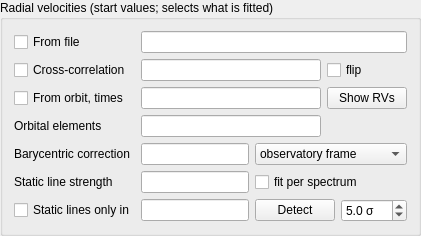
               <widget class="QGroupBox" name="grpRV">
                <property name="title">
                 <string>Radial velocities (start values; selects what is fitted)</string>
                </property>
                <layout class="QGridLayout" name="grdRV">
                 <item row="0" column="0">
                  <widget class="QCheckBox" name="checkBox_2">
                   <property name="toolTip">
                    <string>Start RVs from a file (one line per spectrum: RV_A RV_B). The optimisation fits individual RVs.</string>
                   </property>
                   <property name="text">
                    <string>From file</string>
                   </property>
                  </widget>
                 </item>
                 <item row="0" column="1" colspan="3">
                  <widget class="QLineEdit" name="lineEdit_2">
                   <property name="text">
                    <string/>
                   </property>
                  </widget>
                 </item>
                 <item row="1" column="0">
                  <widget class="QCheckBox" name="checkBox">
                   <property name="toolTip">
                    <string>Start RVs from cross-correlation files &lt;name&gt;&lt;index&gt;.txt. The optimisation fits individual RVs.</string>
                   </property>
                   <property name="text">
                    <string>Cross-correlation</string>
                   </property>
                  </widget>
                 </item>
                 <item row="1" column="1" colspan="2">
                  <widget class="QLineEdit" name="lineEdit">
                   <property name="text">
                    <string/>
                   </property>
                  </widget>
                 </item>
                 <item row="1" column="3">
                  <widget class="QCheckBox" name="checkBox_13">
                   <property name="text">
                    <string>flip</string>
                   </property>
                  </widget>
                 </item>
                 <item row="2" column="0">
                  <widget class="QCheckBox" name="checkBox_16">
                   <property name="toolTip">
                    <string>RVs from the orbital elements file (below) and the observation times. The optimisation fits orbital elements.</string>
                   </property>
                   <property name="text">
                    <string>From orbit, times</string>
                   </property>
                  </widget>
                 </item>
                 <item row="2" column="1" colspan="2">
                  <widget class="QLineEdit" name="lineEdit_18"/>
                 </item>
                 <item row="2" column="3">
                  <widget class="QPushButton" name="pushButton_15">
                   <property name="toolTip">
                    <string>Compute and list the RVs from the orbital elements file and the times.</string>
                   </property>
                   <property name="text">
                    <string>Show RVs</string>
                   </property>
                  </widget>
                 </item>
                 <item row="3" column="0">
                  <widget class="QLabel" name="lbl_orbit">
                   <property name="text">
                    <string>Orbital elements</string>
                   </property>
                  </widget>
                 </item>
                 <item row="3" column="1" colspan="2">
                  <widget class="QLineEdit" name="lineEdit_orbit">
                   <property name="toolTip">
                    <string>File with the seven orbital elements (P, e, K_A, K_B, gamma, T_peri, omega in rad), one per line, in the work folder. Start values of the orbit mode; the orbit optimisation writes its best elements back to it. Used by the Editor and the orbit fit (Tools) as well.</string>
                   </property>
                  </widget>
                 </item>
                 <item row="4" column="0">
                  <widget class="QLabel" name="lbl_bc">
                   <property name="text">
                    <string>Barycentric correction</string>
                   </property>
                  </widget>
                 </item>
                 <item row="4" column="1">
                  <widget class="QLineEdit" name="lineEdit_bc">
                   <property name="toolTip">
                    <string>File with the barycentric correction BC [km/s] per spectrum (last number of each line, e.g. &lt;prefix&gt;barycorr.txt of Tools -&gt; Barycentric correction); empty: none. Spectra in the observatory frame: the RVs of the orbit are converted to the observatory frame, (1 + v_obs/c) = (1 + v/c) / (1 + BC/c). Barycentrically corrected spectra: the static lines are shifted by BC. Needed for the orbit mode with static lines.</string>
                   </property>
                  </widget>
                 </item>
                 <item row="4" column="2" colspan="2">
                  <widget class="QComboBox" name="comboBox_bcframe">
                   <property name="toolTip">
                    <string>Frame of the spectra: observatory frame (as observed; static lines at rest) or barycentrically corrected (lambda_bary = lambda_obs (1 + BC/c); static lines move by BC).</string>
                   </property>
                   <item>
                    <property name="text">
                     <string>observatory frame</string>
                    </property>
                   </item>
                   <item>
                    <property name="text">
                     <string>barycentric (corrected)</string>
                    </property>
                   </item>
                  </widget>
                 </item>
                 <item row="5" column="0">
                  <widget class="QLabel" name="lbl_tellw">
                   <property name="text">
                    <string>Static line strength</string>
                   </property>
                  </widget>
                 </item>
                 <item row="5" column="1">
                  <widget class="QLineEdit" name="lineEdit_tellw">
                   <property name="toolTip">
                    <string>Start values of the strength of the static lines per spectrum: a file with one value per line, e.g. the airmass (&lt;prefix&gt;airmass.txt of Tools -&gt; Barycentric correction), scaled to a mean of 1. Empty: from edit.dat (Editor) or 1.</string>
                   </property>
                  </widget>
                 </item>
                 <item row="5" column="2" colspan="2">
                  <widget class="QCheckBox" name="checkBox_tellfit">
                   <property name="toolTip">
                    <string>Fit the strength of the static lines per spectrum (telluric lines vary with airmass and water vapour): Solve and the start of an optimisation alternate solving and a least-squares scale per spectrum until the strengths no longer change (at most 10 times); during an optimisation they are kept. Mean 1. Exclude saturated bands (Model tab): their depth does not scale linearly.</string>
                   </property>
                   <property name="text">
                    <string>fit per spectrum</string>
                   </property>
                  </widget>
                 </item>
                 <item row="6" column="0">
                  <widget class="QCheckBox" name="checkBox_tellrange">
                   <property name="toolTip">
                    <string>Solve the static spectrum only in the wavelength ranges of the file (observatory frame), zero elsewhere: fewer unknowns, faster, and no broad structure outside. If the file does not exist, a default with all telluric O2 and H2O systems of the optical (weak ones included) is written to the work folder; edit it, or let &quot;Detect&quot; find the ranges in your data.</string>
                   </property>
                   <property name="text">
                    <string>Static lines only in</string>
                   </property>
                  </widget>
                 </item>
                 <item row="6" column="1">
                  <widget class="QLineEdit" name="lineEdit_tellrange">
                   <property name="toolTip">
                    <string>File of ranges: per line from to [A] (air, observatory frame) and optionally a group name (e.g. O2, H2O); '#' comments. With &quot;fit per spectrum&quot; every group gets its own strength per spectrum.</string>
                   </property>
                  </widget>
                 </item>
                 <item row="6" column="2" colspan="2">
                  <layout class="QHBoxLayout" name="row_telldetect_l">
                   <property name="leftMargin">
                    <number>0</number>
                   </property>
                   <property name="topMargin">
                    <number>0</number>
                   </property>
                   <property name="rightMargin">
                    <number>0</number>
                   </property>
                   <property name="bottomMargin">
                    <number>0</number>
                   </property>
                   <item>
                    <widget class="QPushButton" name="pushButton_telldetect">
                     <property name="toolTip">
                      <string>Ranges from the static spectrum of the last Solve (with static lines; best over the whole range, option above off): pixels deviating by more than the given number of sigma from a running median (5 A), widened by 0.5 A, gaps below 1 A closed; absorption and emission (sky lines). Written to &lt;file&gt;_detected.&lt;ext&gt; and set above.</string>
                     </property>
                     <property name="text">
                      <string>Detect</string>
                     </property>
                    </widget>
                   </item>
                   <item>
                    <widget class="QDoubleSpinBox" name="doubleSpinBox_telldet">
                     <property name="toolTip">
                      <string>Threshold of &quot;Detect&quot; in units of the noise of the static spectrum (robust, from the median absolute deviation).</string>
                     </property>
                     <property name="suffix">
                      <string> σ</string>
                     </property>
                     <property name="decimals">
                      <number>1</number>
                     </property>
                     <property name="minimum">
                      <double>1.000000000000000</double>
                     </property>
                     <property name="maximum">
                      <double>50.000000000000000</double>
                     </property>
                     <property name="value">
                      <double>5.000000000000000</double>
                     </property>
                    </widget>
                   </item>
                  </layout>
                 </item>
                </layout>
               </widget>
